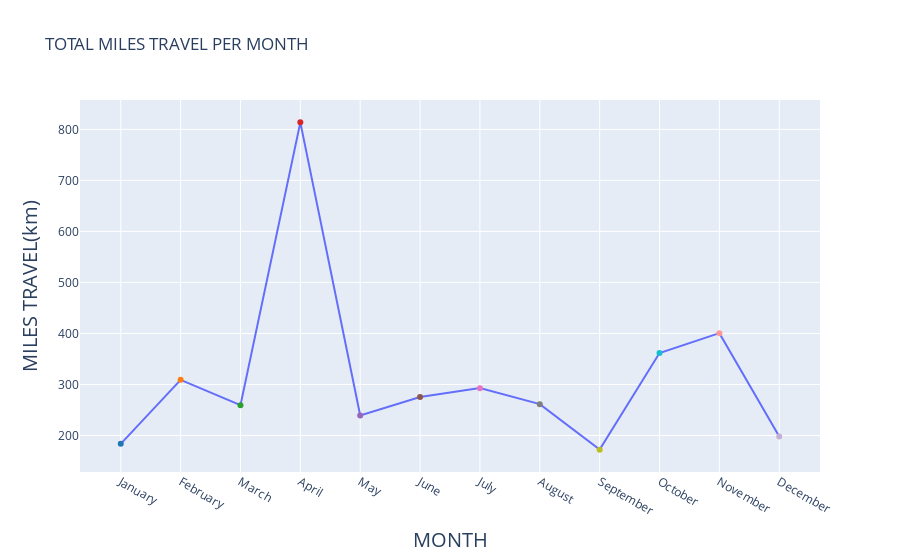

This figure's notebook cell:
### Code cell
fig=go.Figure(data=go.Scatter(
    x=["January", "February", "March", "April", "May", "June", "July", "August", "September", "October", "November", "December"],
    y=temp.values,
    marker=dict(color = ["#1f77b4","#ff7f0e", "#2ca02c", "#d62728", "#9467bd","#8c564b","#e377c2","#7f7f7f","#bcbd22","#17becf", "#ff9896","#c5b0d5"],)
   
))

fig.update_layout(
    title='TOTAL MILES TRAVEL PER MONTH',
    xaxis_title='MONTH',
     yaxis_title='MILES TRAVEL(km)',
    xaxis_title_font=dict(size=20),
      yaxis_title_font=dict(size=20),
    height=500
    
)
fig.show(renderer='iframe_connected')
display((HTML("<h6>AS you see in above figure that IN MARCH-APRIL MONTH CAR TRAVEL ALOT  </h6>")))

### Figure 1 — Plotly figure (JSON) as saved in the notebook; plotly's stock layout.template omitted (floating-point values rounded to 4 significant figures)
{"data": [{"marker": {"color": ["#1f77b4", "#ff7f0e", "#2ca02c", "#d62728", "#9467bd", "#8c564b", "#e377c2", "#7f7f7f", "#bcbd22", "#17becf", "#ff9896", "#c5b0d5"]}, "type": "scatter", "x": ["January", "February", "March", "April", "May", "June", "July", "August", "September", "October", "November", "December"], "y": [183.6, 309, 259.3, 813.8, 239, 275.5, 292.8, 261.4, 172.2, 361.5, 400.6, 198.2]}], "layout": {"autosize": true, "title": {"text": "TOTAL MILES TRAVEL PER MONTH"}, "xaxis": {"autorange": true, "range": [-0.6655, 11.67], "title": {"font": {"size": 20}, "text": "MONTH"}, "type": "category"}, "yaxis": {"autorange": true, "range": [119.3, 866.7], "title": {"font": {"size": 20}, "text": "MILES TRAVEL(km)"}, "type": "linear"}}}
